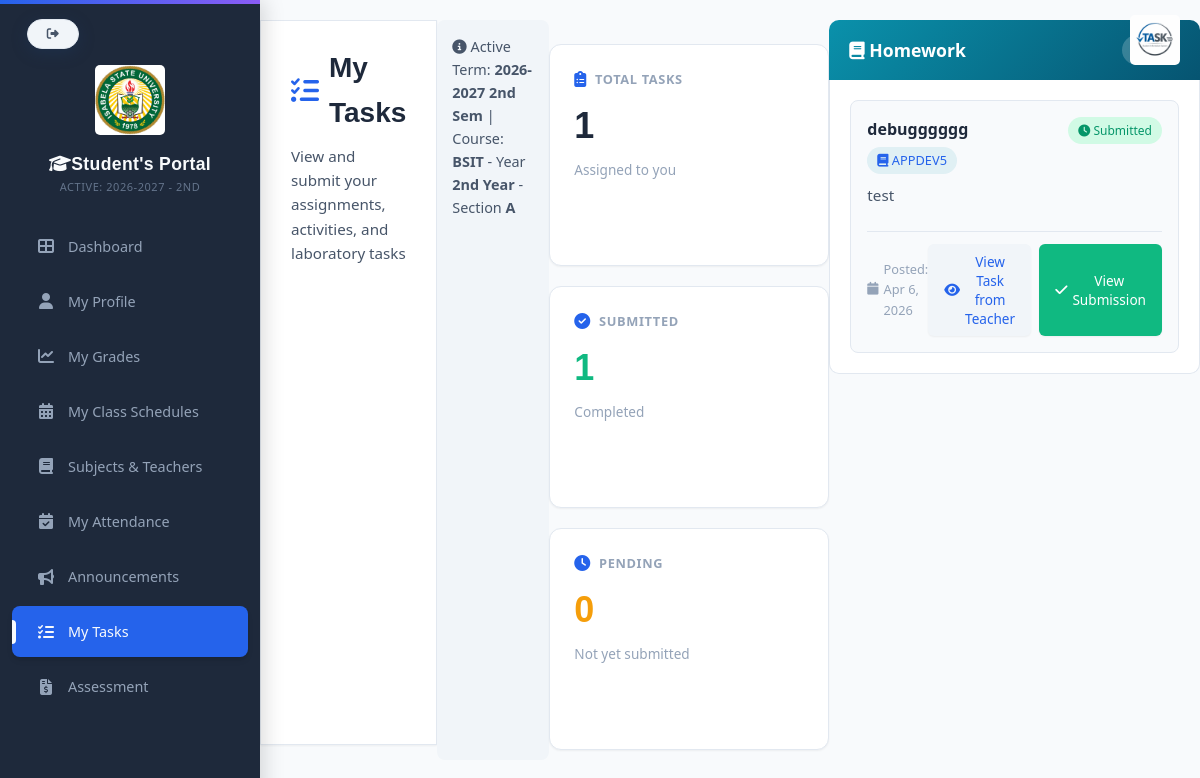
Screenshot of /studentsportal/students_tasks.php (signed in) with the database file from the repository.
### tables this page shows
CREATE TABLE `school_years` (
  `id` int(11) NOT NULL,
  `school_year` varchar(20) NOT NULL,
  `is_active` tinyint(1) DEFAULT 0,
  `semester` varchar(20) NOT NULL
);

CREATE TABLE `students` (
  `id` int(11) NOT NULL,
  `course_id` int(11) DEFAULT NULL,
  `student_id` varchar(50) NOT NULL,
  `profile_picture` varchar(255) DEFAULT NULL,
  `student_type` enum('New','Transferee','Continuing','Returnee','Cross-enrollee') NOT NULL,
  `last_school_attended` varchar(200) DEFAULT NULL,
  `last_school_address` varchar(200) DEFAULT NULL,
  `blood_type` varchar(5) DEFAULT NULL,
  `medical_conditions` text DEFAULT NULL,
  `allergies` text DEFAULT NULL,
  `first_name` varchar(100) NOT NULL,
  `middle_name` varchar(100) DEFAULT NULL,
  `last_name` varchar(100) NOT NULL,
  `suffix` varchar(20) DEFAULT NULL,
  `dob` date NOT NULL,
  `age` int(11) DEFAULT NULL,
  `place_of_birth` varchar(150) NOT NULL,
  `gender` enum('Male','Female') NOT NULL,
  `civil_status` enum('Single','Married','Widowed','Separated','Divorced') NOT NULL,
  `nationality` varchar(100) NOT NULL,
  `religion` varchar(100) DEFAULT NULL,
  `course` varchar(50) NOT NULL,
  `year_level` varchar(20) NOT NULL,
  `section` varchar(10) DEFAULT NULL,
  `school_year` varchar(20) NOT NULL,
  `semester` varchar(10) NOT NULL,
  `email` varchar(150) NOT NULL,
  `mobile` varchar(20) NOT NULL,
  `home_address` text NOT NULL,
  `zip_code` varchar(10) DEFAULT NULL,
  `father_name` varchar(150) DEFAULT NULL,
  `mother_name` varchar(150) DEFAULT NULL,
  `guardian_name` varchar(150) DEFAULT NULL,
  `parent_contact` varchar(20) DEFAULT NULL,
  `parent_occupation` varchar(150) DEFAULT NULL,
  `parent_employer` varchar(150) DEFAULT NULL,
  `emergency_person` varchar(150) NOT NULL,
  `emergency_number` varchar(20) NOT NULL,
  `password` varchar(255) NOT NULL,
  `created_at` timestamp NOT NULL DEFAULT current_timestamp(),
  `status` enum('Regular','Irregular','Probation','Graduated','Dropped','Transferred') NOT NULL DEFAULT 'Regular',
  `gpa` decimal(3,2) NOT NULL DEFAULT 0.00,
  `profile_image` varchar(255) DEFAULT NULL
);

CREATE TABLE `tasks` (
  `id` int(11) NOT NULL,
  `task_type` enum('activities','homework','laboratory') NOT NULL,
  `subject_id` int(11) DEFAULT NULL,
  `title` varchar(255) NOT NULL,
  `description` text NOT NULL,
  `attachment` varchar(255) DEFAULT NULL,
  `original_filename` varchar(255) DEFAULT NULL,
  `created_at` datetime NOT NULL,
  `updated_at` timestamp NOT NULL DEFAULT current_timestamp() ON UPDATE current_timestamp(),
  `due_date` datetime DEFAULT NULL,
  `teacher_id` int(11) DEFAULT NULL
);

CREATE TABLE `subjects` (
  `id` int(11) NOT NULL,
  `course_id` int(11) DEFAULT NULL,
  `course` varchar(100) NOT NULL,
  `year_level` varchar(20) NOT NULL,
  `section` varchar(5) NOT NULL,
  `code` varchar(20) NOT NULL,
  `subject_name` varchar(150) NOT NULL,
  `description` text DEFAULT NULL,
  `room` varchar(50) DEFAULT NULL,
  `schedule` varchar(50) DEFAULT NULL,
  `instructor` varchar(100) DEFAULT NULL,
  `day` enum('Monday','Tuesday','Wednesday','Thursday','Friday') NOT NULL,
  `time_start` time NOT NULL,
  `time_end` time NOT NULL,
  `teacher_id` int(11) DEFAULT NULL,
  `subject_type` varchar(50) DEFAULT NULL
);

### config/paths.php (called while the page is built, shortened)
<?php
function asset($path)
{
    return BASE_URL . ltrim($path, '/');
}

### config/current_school_year.php (called while the page is built, shortened)
<?php
function getActiveSchoolYear($conn) {
    $result = mysqli_query($conn, "
        SELECT school_year FROM school_years WHERE is_active = 1 LIMIT 1
    ");
    if ($row = mysqli_fetch_assoc($result)) {
        return $row['school_year'];
    }
    return null;
}
function getActiveSemester($conn) {
    $result = mysqli_query($conn, "
        SELECT semester FROM school_years WHERE is_active = 1 LIMIT 1
    ");
    if ($row = mysqli_fetch_assoc($result)) {
        return $row['semester'];
    }
    return null;
}
?>

### studentsportal/students_tasks.php (the view, shortened to what this page needs)
<?php
require_once dirname(__DIR__) . '/config/paths.php';
require_once CONFIG_PATH . 'database.php';
require_once CONFIG_PATH . 'current_school_year.php';
$student_id = $_SESSION['student_id'];
$stmt = $conn->prepare("
    SELECT course, year_level, section, school_year, semester
    FROM students
    WHERE id = ?
");
$stmt->bind_param("i", $student_id);
$stmt->execute();
$result = $stmt->get_result();
$student = $result->fetch_assoc();
$active_year = getActiveSchoolYear($conn);
$active_sem  = getActiveSemester($conn);
$is_inactive = ($_SESSION['inactive_enrollment'] ?? false) ||
               ($student['school_year'] != $active_year || $student['semester'] != $active_sem);
$course_name = $student['course'];
$year        = $student['year_level'];
$section     = $student['section'];
$stmt = $conn->prepare("SELECT id FROM courses WHERE course_name = ?");
$stmt->bind_param("s", $course_name);
$stmt->execute();
$result = $stmt->get_result();
$course_id = 0;
if ($result->num_rows > 0) {
    $course_row = $result->fetch_assoc();
    $course_id = $course_row['id'];
}
$stmt = $conn->prepare("
    SELECT id, code, subject_name, description, instructor, year_level, section
    FROM subjects
    WHERE course_id = ?
      AND year_level = ?
      AND (section IS NULL OR section = '' OR section = ?)
    ORDER BY subject_name ASC
");
$stmt->bind_param("iss", $course_id, $year, $section);
$stmt->execute();
$result = $stmt->get_result();
$subjects = [];
while ($row = $result->fetch_assoc()) {
    $subjects[] = $row;
}
$subject_ids = array_column($subjects, 'id');
$tasks = [
    'activities' => [],
    'homework' => [],
    'laboratory' => []
];
$submitted_task_ids = [];
$sub_stmt = $conn->prepare("SELECT DISTINCT task_id FROM task_submissions WHERE student_id = ?");
$sub_stmt->bind_param("i", $student_id);
$sub_stmt->execute();
$sub_result = $sub_stmt->get_result();
while ($sub_row = $sub_result->fetch_assoc()) {
    $submitted_task_ids[] = (int)$sub_row['task_id'];
}
if (!empty($subject_ids)) {
    $placeholders = implode(',', array_fill(0, count($subject_ids), '?'));
    $task_types = ['activities', 'homework', 'laboratory'];
    foreach ($task_types as $type) {
        $types = str_repeat('i', count($subject_ids)) . 's';
        $stmt = $conn->prepare("
            SELECT t.*, s.subject_name, s.code
            FROM tasks t JOIN subjects s ON t.subject_id = s.id
            WHERE t.subject_id IN ($placeholders) AND t.task_type = ?
            ORDER BY t.created_at DESC
        ");
        $params = array_merge($subject_ids, [$type]);
        $stmt->bind_param($types, ...$params);
        $stmt->execute();
        $result = $stmt->get_result();
        while ($row = $result->fetch_assoc()) {
            $row['is_submitted'] = in_array((int)$row['id'], $submitted_task_ids);
            $row['is_overdue'] = !empty($row['due_date']) && strtotime($row['due_date']) < time();
            $tasks[$type][] = $row;
        }
    }
}
$total_stmt = $conn->prepare("
    SELECT COUNT(*) as total FROM tasks t
    JOIN subjects s ON t.subject_id = s.id
    WHERE s.course_id = ?
    AND s.year_level = ? AND (s.section = ? OR s.section = '')
");
$total_stmt->bind_param("iss", $course_id, $year, $section);
$total_stmt->execute();
$total_row = $total_stmt->get_result()->fetch_assoc();
$total_tasks = (int)$total_row['total'];
$submitted_stmt = $conn->prepare("
    SELECT COUNT(DISTINCT ts.task_id) as submitted
    FROM task_submissions ts JOIN tasks t ON ts.task_id = t.id JOIN subjects s ON t.subject_id = s.id
    WHERE ts.student_id = ? AND s.course_id = ?
    AND s.year_level = ? AND (s.section = ? OR s.section = '')
");
$submitted_stmt->bind_param("iiss", $student_id, $course_id, $year, $section);
$submitted_stmt->execute();
$submitted_row = $submitted_stmt->get_result()->fetch_assoc();
$total_submitted = (int)$submitted_row['submitted'];
?>
<!DOCTYPE html>
<html>
<head>
    <link rel="stylesheet" href="<?= asset('css/studentportal.css') ?>">
    <link rel="stylesheet" href="https://cdnjs.cloudflare.com/ajax/libs/font-awesome/6.5.0/css/all.min.css">
    <div style="position: fixed; top: 15px; right: 20px; z-index: 9999;">
        <img src="<?= asset('images/task.jpg.png') ?>" alt="Logo" style="width: 50px; border-radius: 5px;">
    </div>
</head>
<body>
<?php include PROJECT_ROOT . '/studentsportal/students_sidebar.php'; ?>
<div class="main-content">
    <div class="page-header">
        <h2 class="page-title"><i class="fas fa-tasks"></i> My Tasks</h2>
        <p class="page-subtitle">View and submit your assignments, activities, and laboratory tasks</p>
    </div>
    <div style="margin-bottom: 20px; padding: 15px; background: var(--slate-100); border-radius: 8px;">
        <p style="margin: 0; font-size: 0.9rem; color: var(--text-secondary);">
            <i class="fas fa-info-circle"></i>
            <?php if($is_inactive): ?>
                <strong style="color: #f59e0b;">📅 Past Term Records</strong> |
            <?php endif; ?>Active Term: <strong><?php echo htmlspecialchars($active_year . ' ' . $active_sem . ' Sem'); ?></strong> |
            Course: <strong><?php echo htmlspecialchars($course_name); ?></strong> -
            Year <strong><?php echo htmlspecialchars($year); ?></strong> - Section <strong><?php echo htmlspecialchars($section); ?></strong>
        </p>
    </div>
    <div class="cards-container" style="margin-bottom: 30px;">
        <div class="card" style="cursor: default;">
            <h3><i class="fas fa-clipboard-list"></i> Total Tasks</h3>
            <h1><?php echo $total_tasks; ?></h1>
            <p>Assigned to you</p>
        </div>
        <div class="card" style="cursor: default;">
            <h3><i class="fas fa-check-circle"></i> Submitted</h3>
            <h1 style="color: var(--accent-emerald);"><?php echo $total_submitted; ?></h1>
            <p>Completed</p>
        </div>
        <div class="card" style="cursor: default;">
            <h3><i class="fas fa-clock"></i> Pending</h3>
            <h1 style="color: var(--accent-amber);"><?php echo max(0, $total_tasks - $total_submitted); ?></h1>
            <p>Not yet submitted</p>
        </div>
    </div>
    <?php if (empty($subjects)): ?>
        <div class="no-tasks">
            <i class="fas fa-book-open"></i>
            <p>No subjects found for your course. Please contact your administrator.</p>
        </div>
    <?php else: ?>
        <?php if (count($tasks['homework']) > 0): ?>
        <div class="task-type-section" id="section-homework">
            <div class="task-type-header homework" onclick="toggleSection('homework')">
                <h3><i class="fas fa-book"></i> Homework</h3>
                <span class="task-count"><?php echo count($tasks['homework']); ?></span>
            </div>
            <div class="task-type-content" id="section-homework-content" style="display: none;">
                <?php foreach ($tasks['homework'] as $task): ?>
                    <div class="task-item" data-task-id="<?php echo $task['id']; ?>" data-is-overdue="<?php echo $task['is_overdue'] ? 'true' : 'false'; ?>" data-due-date="<?php echo htmlspecialchars($task['due_date'] ?? ''); ?>" data-subject-id="<?php echo $task['subject_id']; ?>">
                        <div class="task-item-header">
                            <div style="flex: 1;">
                                <h4 class="task-title"><?php echo htmlspecialchars($task['title']); ?></h4>
                                <span class="task-subject"><i class="fas fa-book"></i> <?php echo htmlspecialchars($task['subject_name']); ?></span>
                            </div>
                            <?php if($task['is_submitted']): ?>
                                <span class="badge badge-green teacher-read-status" data-task-id="<?php echo $task['id']; ?>" data-teacher-read="0">
                                    <i class="fas fa-clock"></i> Submitted
                                </span>
                            <?php else: ?>
                                <span class="badge badge-yellow"><i class="fas fa-clock"></i> Pending</span>
                            <?php endif; ?>
                        </div>
                        <p class="task-description"><?php echo htmlspecialchars($task['description']); ?></p>
                        <div class="task-meta">
                            <span class="task-date"><i class="fas fa-calendar"></i> Posted: <?php echo date('M j, Y', strtotime($task['created_at'])); ?></span>
                            <div class="task-actions">
                                <button class="btn-task btn-view" onclick="viewTask(<?php echo $task['id']; ?>)"><i class="fas fa-eye"></i> View Task from Teacher</button>
                                <?php if($task['is_submitted']): ?>
                                    <button class="btn-task btn-submitted" onclick="viewMySubmission(<?php echo $task['id']; ?>)" style="background: var(--accent-emerald); color: white;"><i class="fas fa-check"></i> View Submission</button>
                                <?php else: ?>
                                    <button class="btn-task btn-submit" onclick="openSubmitModal(<?php echo $task['id']; ?>, '<?php echo htmlspecialchars($task['title']); ?>', '<?php echo htmlspecialchars($task['subject_name']); ?>')"><i class="fas fa-upload"></i> Submit</button>
                                <?php endif; ?>
                            </div>
                        </div>
                    </div>
                <?php endforeach; ?>
            </div>
        </div>
        <?php endif; ?>
    <?php endif; ?>
</div>
</body>
</html>

### studentsportal/students_sidebar.php (shortened to what this page needs)
<?php
require_once dirname(__DIR__) . '/config/paths.php';
$current = basename($_SERVER['PHP_SELF']);
?>
<!DOCTYPE html>
<html lang="en">
<head>
<link rel="stylesheet" href="<?php echo asset('css/studentportal.css'); ?>">
     <link rel="stylesheet" href="https://cdnjs.cloudflare.com/ajax/libs/font-awesome/6.5.0/css/all.min.css">
</head>
<body>
    <div class="sidebar" id="sidebar">
           <a href="#" class="back-arrow logout-btn" onclick="showLogoutConfirmation(event)">
        <i class="fas fa-sign-out-alt"></i>
    </a>
        <div class="sidebar-header">
<img src="<?php echo asset('images/622685015_925666030131412_6886851389087569993_n.jpg'); ?>" alt="School Logo" style="width: 70px; display: block; margin: 40px auto 15px auto;border-radius: 5px; animation: float 3s ease-in-out infinite;">
<h2 style="margin-top: 5px;"><i class="fas fa-graduation-cap"></i>Student's Portal</h2>
<p class="sidebar-sub">
    <?php
include_once PROJECT_ROOT . '/config/current_school_year.php';
    $active_year = getActiveSchoolYear($conn) ?? 'Academic Year Not Set';
    $active_sem = getActiveSemester($conn) ?? '';
    ?>
    Active: <?php echo htmlspecialchars($active_year); ?> - <?php echo htmlspecialchars($active_sem); ?>
</p>
        </div>
        <div class="menu">
           <a href="<?php echo BASE_URL; ?>studentsportal/students_dashboard.php" class="<?= $current=='students_dashboard.php'?'active':'' ?>">
        <i class="fas fa-th-large"></i> Dashboard
    </a>
            <a href="<?php echo BASE_URL; ?>studentsportal/students_profile.php" class="<?= $current=='students_profile.php'?'active':'' ?>">
        <i class="fas fa-user"></i> My Profile
    </a>
            <a href="<?php echo BASE_URL; ?>studentsportal/students_grades.php" class="<?= $current=='students_grades.php'?'active':'' ?>">
        <i class="fas fa-chart-line"></i> My Grades
    </a>
            <a href="<?php echo BASE_URL; ?>studentsportal/students_classSchedule.php" class="<?= $current=='students_classSchedule.php'?'active':'' ?>">
        <i class="fas fa-calendar-alt"></i> My Class Schedules
    </a>
            <a href="<?php echo BASE_URL; ?>studentsportal/students_subjects&teachers.php" class="<?= $current=='students_subjects_teachers.php'?'active':'' ?>">
        <i class="fas fa-book"></i> Subjects & Teachers
    </a>
            <a href="<?php echo BASE_URL; ?>studentsportal/students_attendance.php" class="<?= $current=='students_attendance.php'?'active':'' ?>">
        <i class="fas fa-calendar-check"></i> My Attendance
    </a>
            <a href="<?php echo BASE_URL; ?>studentsportal/students_announcements.php" class="<?= $current=='students_announcements.php'?'active':'' ?>">
        <i class="fas fa-bullhorn"></i> Announcements
    </a>
            <a href="<?php echo BASE_URL; ?>studentsportal/students_tasks.php" class="<?= $current=='students_tasks.php'?'active':'' ?>"><i class="fas fa-tasks"></i> My Tasks</a>
            <a href="<?php echo BASE_URL; ?>studentsportal/assessment.php" class="<?= $current=='assessment.php'?'active':'' ?>"><i class="fas fa-file-invoice-dollar"></i> Assessment</a></div>
    </div>
</body>
</html>

### rows the page displays
school_years: school_year "2026-2027", semester "2ND", school_year+semester "2026-2027 2nd Sem"
students: course "BSIT", year_level "2nd Year", section "A"
tasks: title "debugggggg", subject.subject_name "APPDEV5", description "test", created_at "Apr 6, 2026"

### other values shown
$total_tasks "1"
$total_submitted "1"
max(0, $total_tasks - $total_submitted) "0"
